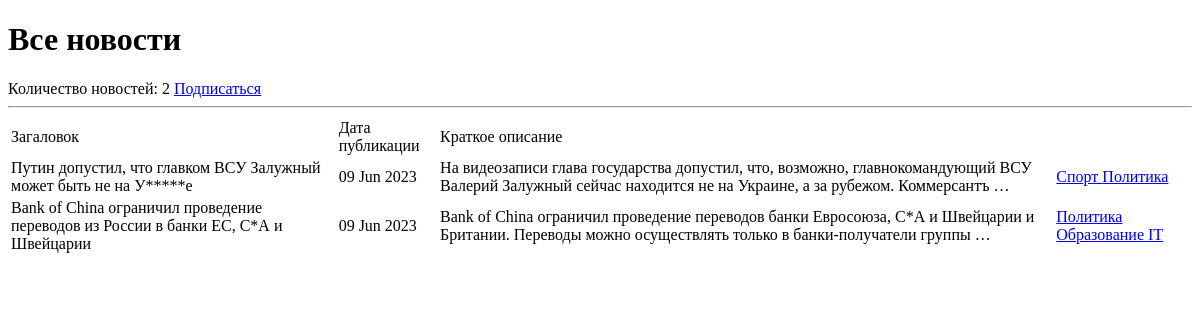
The page /categories/3 on the database as committed earlier.
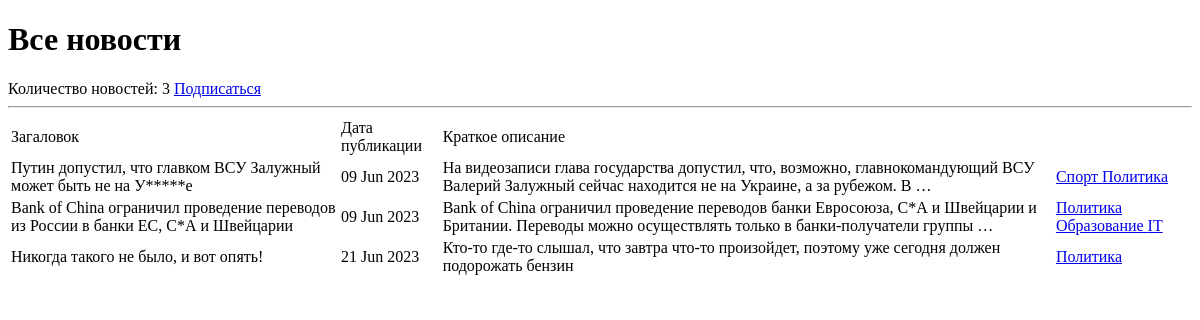
The same page on the database as committed later.
### news/models.py (models this page shows, shortened)
class Post(models.Model):
    news = 'NW'
    post = 'PS'
    CAT_TYPES = [(news, 'Новость'),
                 (post, 'Статья')]
    author = models.ForeignKey(Author, on_delete=models.CASCADE)
    cat_type = models.CharField(max_length=2, choices=CAT_TYPES, default=post)
    time_in = models.DateTimeField(auto_now_add=True)
    categories = models.ManyToManyField(Category, through='PostCategory')
    post_title = models.CharField(max_length=255)
    post_text = models.TextField()
    post_rating = models.IntegerField(default=0)

class Category(models.Model):
    cat_name = models.CharField(max_length=50, unique=True)
    subscribers = models.ManyToManyField(User, related_name='categories')
    def __str__(self):
        return self.cat_name

### news/views.py (the view)
# urls.py: path('categories/<int:pk>', CategoryListView.as_view(), name='category_list'),
class CategoryListView(ListView):
    model = Post
    template_name = 'category_list.html'
    context_object_name = 'category_news_list'
    def get_queryset(self):
        self.category = get_object_or_404(Category, id=self.kwargs['pk'])
        queryset = Post.objects.filter(categories=self.category)
        return queryset
    def get_context_data(self, **kwargs):
        context = super().get_context_data(**kwargs)
        context['is_not_subscriber'] = self.request.user not in self.category.subscribers.all()
        context['category'] = self.category
        return context

### news/templatetags/censor_filter.py (called while the page is built)
@register.filter()
def censor(text):
   new_text = []
   for word in text.split():
      if word in CENS_SYMBOLS:
         new_text.append(word[0] + "*"*(len(word)-2) + word[-1])
      else:
         new_text.append(word)
   text = " ".join(new_text)
   return f'{text}'

### templates/category_list.html (shortened to what this page needs)
{% extends 'flatpages/default.html' %}
{% load censor_filter %}
{% load custom_tags %}
{% block content %}
   <h1>Все новости</h1>
    Количество новостей: {{ category_news_list|length }}
    {% if is_not_subscriber %}
      <a href="{% url 'subscribe' category.id %}">Подписаться</a>
    {% endif %}
   <hr>
   {% if category_news_list %}
       <table>
           <tr>
               <td>Загаловок</td>
               <td>Дата публикации</td>
               <td>Краткое описание</td>
           </tr>
           {% for p in category_news_list %}
           <tr>
               <td>{{ p.post_title|censor }}</td>
               <td>{{ p.time_in|date:'d M Y' }}</td>
               <td>{{ p.post_text|truncatewords:20|censor }}</td>
               <td>
                 {% for category in p.categories.all %}
                    <a href="{% url 'category_list' category.id %}"> {{ category }} </a>
                 {% endfor %}
               </td>
               <td>
               </td>
           </tr>
           {% endfor %}
       </table>
   {% else %}
       <h2>Новостей нет!</h2>
   {% endif %}
{% endblock content %}

Rows that differ between the two databases and show on the page:
changed Post "Путин допустил, что главком ВСУ Залужный может быть не на У*****е": post_text|censor "На видеозаписи глава государства допустил, что, возможно, главнокомандующий ВСУ Валерий Залужный сейчас находится не на Украине, а за рубежом. Коммерсантъ …" → "На видеозаписи глава государства допустил, что, возможно, главнокомандующий ВСУ Валерий Залужный сейчас находится не на Украине, а за рубежом. В …"
added Post: post_title|censor "Никогда такого не было, и вот опять!", time_in "21 Jun 2023", post_text|censor "Кто-то где-то слышал, что завтра что-то произойдет, поэтому уже сегодня должен подорожать бензин", Category (cat_name "Политика")
Other text that changed with them:
{{ category_news_list|length }}: "2" → "3"
